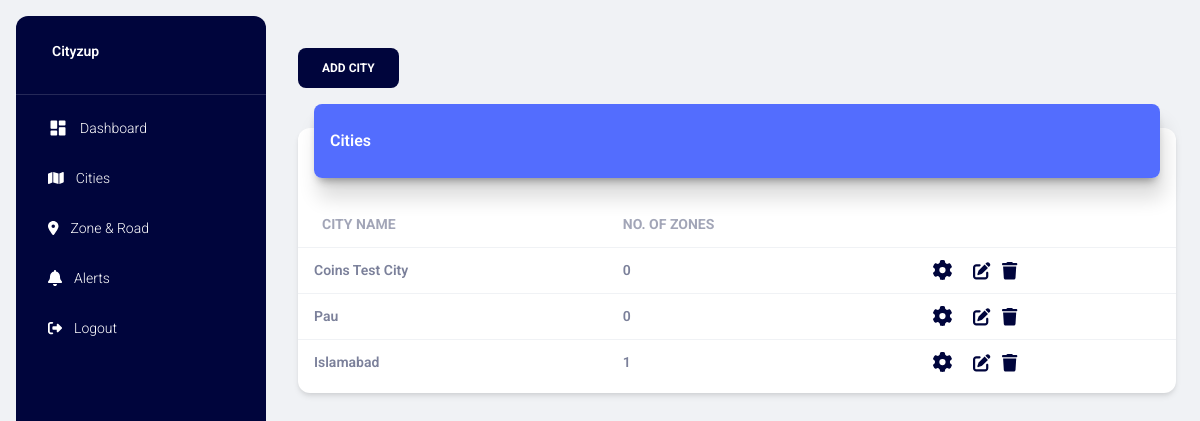
The page /cities/ (signed in) on the database as committed earlier.
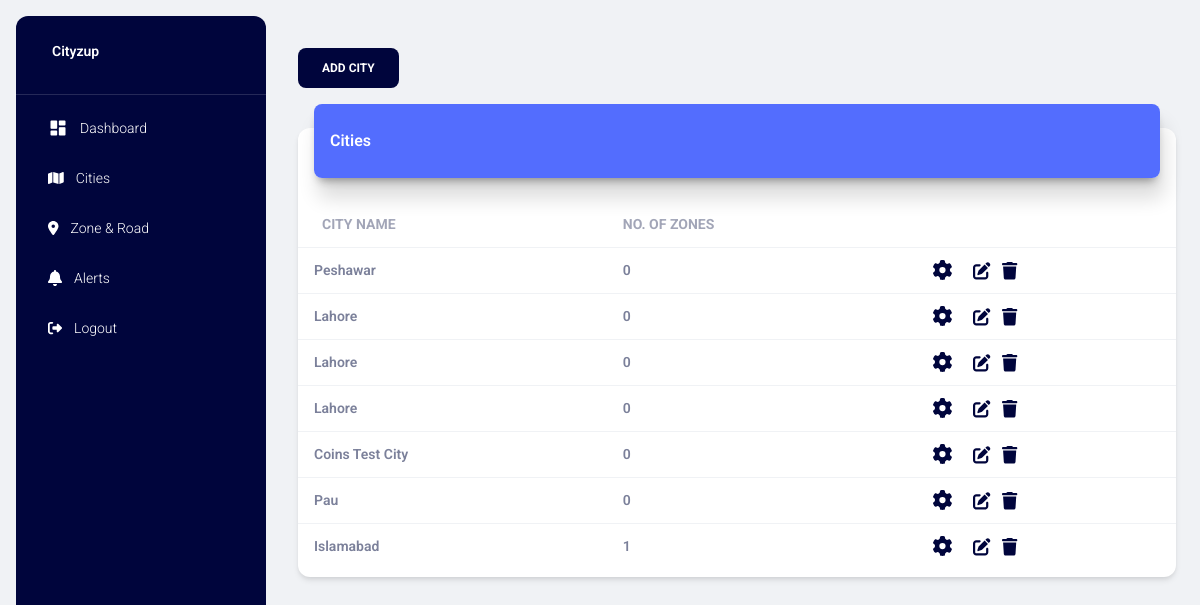
The same page on the database as committed later.
### project/models.py (models this page shows)
class Guide(db.Model):
    g_id = db.Column(db.Integer, primary_key=True)
    g_title = db.Column(db.String(255), nullable=False)

### project/main.py (the view)
@main.route("/cities/")
@login_required
def cities():
    cities = db.session.query(
        Guide.g_id,
        Guide.g_title,
        db.func.count(Zone.z_id).label('point_count'),
        GuideSettings.coins_for_first_alert,
        GuideSettings.coins_for_confirm_alert,
        GuideSettings.coins_for_close_alert
    ) \
        .outerjoin(Zone, Zone.g_id == Guide.g_id) \
        .outerjoin(GuideSettings, GuideSettings.g_id == Guide.g_id) \
        .group_by(Guide.g_id, GuideSettings.coins_for_first_alert, GuideSettings.coins_for_confirm_alert,
                  GuideSettings.coins_for_close_alert) \
        .order_by(Guide.g_id.desc()) \
        .all()
    title = 'Cities'
    page_title = 'Cities'
    return render_template('cities.html', cities=cities, page_title=page_title, title=title)

### project/models.py (called while the page is built)
@login_manager.user_loader
def load_user(user_id):
    return User.query.get(int(user_id))

### project/templates/cities.html (shortened to what this page needs)
{% extends "layout.html" %} {% block title %} {% endblock %} {% block content %}
<div class="container-fluid py-4">
    <div class="row">
        <div class="col-sm-12">
            <button class="btn btn-primary" data-bs-toggle="modal" data-bs-target="#modalAddGuide">Add City</button>
        </div>
    </div>
    <div class="row">
        <div class="col-12">
            <div class="card my-4">
                <div class="card-header p-0 position-relative mt-n4 mx-3 z-index-2">
                    <div class="bg-gradient-primary shadow-primary border-radius-lg pt-4 pb-3">
                        <h6 class="text-white text-capitalize ps-3">Cities</h6>
                    </div>
                </div>
                <div class="card-body px-0 pb-2">
                    <div class="table-responsive p-0">
                        {% if cities|length > 0 %}
                            <table class="table align-items-center mb-0">
                                <thead>
                                    <tr>
                                        <th class="text-uppercase text-secondary text-sm font-weight-bolder opacity-7">
                                            City Name
                                        </th>
                                        <th class="text-uppercase text-secondary text-sm font-weight-bolder opacity-7 ps-2">
                                            No. of Zones
                                        </th>
                                        <th class="text-secondary opacity-7"></th>
                                    </tr>
                                </thead>
                                <tbody>
                                    {% for city in cities %}
                                        <tr>
                                            <td>
                                                <div class="d-flex px-2 py-1">
                                                    <div class="d-flex flex-column justify-content-center">
                                                        <p class="text-sm font-weight-bold mb-0">{{ city.g_title }}</p>
                                                    </div>
                                                </div>
                                            </td>
                                            <td>
                                                <p class="text-sm font-weight-bold mb-0">{{ city.point_count }}</p>
                                            </td>
                                            <td class="align-middle">
                                                <a href="#" data-gid="{{ city.g_id }}"
                                                data-firstcoin="{{city.coins_for_first_alert}}"
                                                data-confirmcoin="{{city.coins_for_confirm_alert}}"
                                                data-closecoin="{{city.coins_for_close_alert}}"
                                                data-bs-toggle="modal" data-bs-target="#modalCitySettings" class="openModalCitySettings">
                                                    <i class="fa-solid fa-gear fa-lg icon-dark"></i>
                                                </a>
                                                <a href="#" data-gid="{{ city.g_id }}" data-gtitle="{{ city.g_title }}" class="text-secondary font-weight-bold text-sm openEditModalGuide" data-toggle="tooltip" data-original-title="Edit" data-bs-toggle="modal" data-bs-target="#modalEditGuide">
                                                    <i class="fa-solid fa-pen-to-square fa-lg icon-dark "></i>
                                                </a>
                                                <a href="#" data-gid="{{ city.g_id }}" class="text-secondary font-weight-bold text-sm deleteGuideBtn" data-toggle="tooltip" data-original-title="Delete">
                                                    <i class="fa-solid fa-trash fa-lg icon-dark"></i>
                                                </a>
                                            </td>
                                        </tr>
                                    {% endfor %}
                                </tbody>
                            </table>
                        {% else %}
                            <h4 class="text-center">There are currently no data available.</h4>
                        {% endif %}
                    </div>
                </div>
            </div>
        </div>
    </div>
</div>
{% endblock %}

### project/templates/layout.html (shortened to what this page needs)
<!DOCTYPE html>
<html lang="en">
<head>
  <link href="{{url_for('static',filename='css/nucleo-icons.css')}}" rel="stylesheet" />
  <link href="{{url_for('static',filename='css/nucleo-svg.css')}}" rel="stylesheet" />
  <link rel="stylesheet" href="{{url_for('static',filename='fontawesome-free-6.3.0-web/css/all.min.css')}}">
  <link id="pagestyle" href="{{url_for('static',filename='css/material-dashboard.css')}}" rel="stylesheet" />
  <link rel="stylesheet" href="{{url_for('static',filename='css/styles.css')}}">
</head>
<body class="g-sidenav-show  bg-gray-200">
  <aside
    class="sidenav navbar navbar-vertical navbar-expand-xs border-0 border-radius-xl my-3 fixed-start ms-3   bg-gradient-dark"
    id="sidenav-main">
    <div class="sidenav-header">
      <a class="navbar-brand m-0" href="">
        <span class="ms-1 font-weight-bold text-white">Cityzup</span>
      </a>
    </div>
    <hr class="horizontal light mt-0 mb-2">
    <div class="collapse navbar-collapse  w-auto  max-height-vh-100" id="sidenav-collapse-main">
      <ul class="navbar-nav">
        <li class="nav-item">
          <a class="nav-link text-white" href="{{ url_for('main.home') }}">
            <div class="text-white text-center me-2 d-flex align-items-center justify-content-center">
              <i class="material-icons opacity-10">dashboard</i>
            </div>
            <span class="nav-link-text ms-1">Dashboard</span>
          </a>
        </li>
        <li class="nav-item">
          <a class="nav-link text-white " href="{{ url_for('main.cities') }}">
            <div class="text-white text-center me-2 d-flex align-items-center justify-content-center">
            </div>
            <span class="nav-link-text ms-1">Cities</span>
          </a>
        </li>
        <li class="nav-item">
          <a class="nav-link text-white" href="{{url_for('main.zones_and_roads')}}">
            <div class="text-white text-center me-2 d-flex align-items-center justify-content-center">
            </div>
            <span class="nav-link-text ms-1">Zone & Road</span>
          </a>
        </li>
        <li class="nav-item">
          <a class="nav-link text-white" href="{{url_for('main.get_alerts_with_user_info')}}">
            <div class="text-white text-center me-2 d-flex align-items-center justify-content-center">
            </div>
            <span class="nav-link-text ms-1">Alerts</span>
          </a>
        </li>
        <li class="nav-item">
          <a class="nav-link text-white " href="{{url_for('auth.logout')}}">
            <div class="text-white text-center me-2 d-flex align-items-center justify-content-center">
            </div>
            <span class="nav-link-text ms-1">Logout</span>
          </a>
        </li>
      </ul>
    </div>
  </aside>
  <main class="main-content position-relative max-height-vh-100 h-100 border-radius-lg ">
    <nav class="navbar navbar-main navbar-expand-lg px-0 mx-4 shadow-none border-radius-xl" id="navbarBlur"
      navbar-scroll="true">
      <div class="container-fluid py-1 px-3">
      </div>
    </nav>
    <div class="">
      {% block content %}{% endblock %}
    </div>
  </main>
</body>
</html>

### project/static/css/styles.css (style rules this page uses)
.bg-gradient-primary { background-image: linear-gradient(195deg, #536dfe 0%, #536dfe 100%); }
.bg-gradient-dark { background-image: linear-gradient(195deg, #00053c 0%, #00053c 100%); }
.btn-primary { background-color: #00053c !important; box-shadow: none; border: none; }
.shadow-primary { box-shadow: 4px 20px 20px rgba(0, 0, 0, 0.14), 0px 7px 10px -5px rgba(0, 0, 0, 0.4) !important }
.icon-dark { color: #00053c; }

### project/templates/layout.html (style rules this page uses)
svg { fill: #f9fafd }
svg { fill: #ffffff }

Rows that differ between the two databases and show on the page:
added Guide: g_title "Peshawar", point_count "0"
added Guide: g_title "Lahore", point_count "0"
